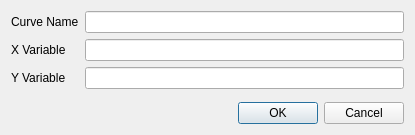
<?xml version="1.0" encoding="UTF-8"?>
<ui version="4.0">
 <class>EditorCurveInfo</class>
 <widget class="QDialog" name="EditorCurveInfo">
  <property name="geometry">
   <rect>
    <x>0</x>
    <y>0</y>
    <width>415</width>
    <height>135</height>
   </rect>
  </property>
  <property name="windowTitle">
   <string>Curve Information</string>
  </property>
  <layout class="QGridLayout" name="gridLayout">
   <item row="0" column="0">
    <layout class="QFormLayout" name="formLayout">
     <item row="0" column="0">
      <widget class="QLabel" name="label">
       <property name="text">
        <string>Curve Name</string>
       </property>
      </widget>
     </item>
     <item row="0" column="1">
      <widget class="QLineEdit" name="CurveNameLE"/>
     </item>
     <item row="1" column="0">
      <widget class="QLabel" name="label_2">
       <property name="text">
        <string>X Variable</string>
       </property>
      </widget>
     </item>
     <item row="1" column="1">
      <widget class="QLineEdit" name="XVariableLE"/>
     </item>
     <item row="2" column="0">
      <widget class="QLabel" name="label_3">
       <property name="text">
        <string>Y Variable</string>
       </property>
      </widget>
     </item>
     <item row="2" column="1">
      <widget class="QLineEdit" name="YVariableLE"/>
     </item>
    </layout>
   </item>
   <item row="1" column="0">
    <layout class="QHBoxLayout" name="horizontalLayout_4">
     <item>
      <widget class="QLabel" name="ErrorText">
       <property name="styleSheet">
        <string notr="true">color: rgb(255, 0, 0);</string>
       </property>
       <property name="text">
        <string/>
       </property>
      </widget>
     </item>
     <item>
      <spacer name="horizontalSpacer">
       <property name="orientation">
        <enum>Qt::Horizontal</enum>
       </property>
       <property name="sizeHint" stdset="0">
        <size>
         <width>13</width>
         <height>22</height>
        </size>
       </property>
      </spacer>
     </item>
     <item>
      <widget class="QPushButton" name="OkPB">
       <property name="text">
        <string>OK</string>
       </property>
      </widget>
     </item>
     <item>
      <widget class="QPushButton" name="CancelPB">
       <property name="text">
        <string>Cancel</string>
       </property>
      </widget>
     </item>
    </layout>
   </item>
  </layout>
 </widget>
 <resources/>
 <connections/>
</ui>
